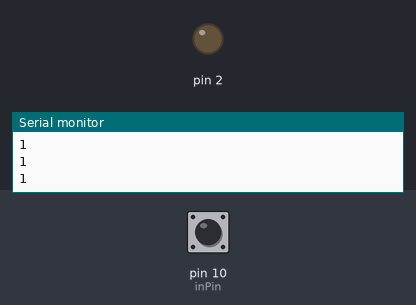
This sketch was run on a simulated Arduino Uno, built with avr-gcc and run on an emulated ATmega328P. On the bench: output pins drawn as LEDs (lit = HIGH), the last lines printed to the serial monitor. Dashed ring = blinking. The inputs (shaded band) are chosen by the test bench; at power-on: pin 10 (inPin) HIGH.

Above: at 1.2 s.
1.3 s: pin 10 (inPin) pulled LOW for 1 s
At 3.2 s:
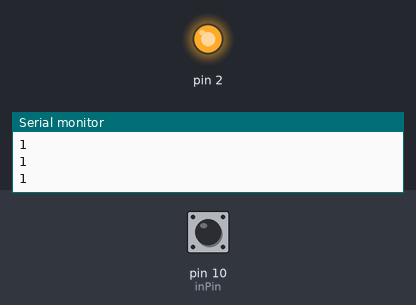
3.9 s: pin 10 (inPin) pulled LOW for 0.25 s
At 4.7 s:
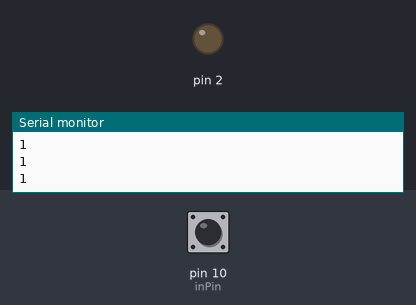
5.7 s: pin 10 (inPin) pulled LOW for 3.2 s
At 6.1 s:
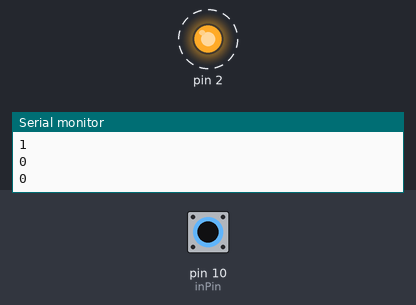
Timing chart, 0 to 10.5 s (numbered marks = the images above; inputs shaded):
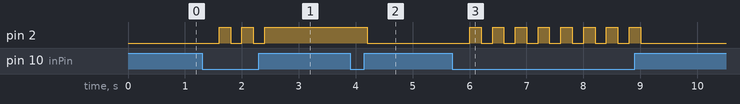

The sketch:

LED_Test4.ino
```cpp
// 스위치 하나로  한 번 누르면 켜지고 한 번 누르면 꺼지는 식
int keyData = 0;
int inPin = 10;
int Amuguna = 0;    // 카운트 만드는게 중요함

void setup() {
  Serial.begin(115200);
  pinMode(inPin, INPUT_PULLUP);
  pinMode(2, OUTPUT);
}

void loop() {
  keyData = digitalRead(inPin);

  Serial.println(keyData);

  if(keyData == 0){   //스위치를 눌렀을 때
    Amuguna++;
  }
  delay(200);
  if(Amuguna % 2 != 0){
    digitalWrite(2, HIGH);
  }
  else{
    digitalWrite(2, LOW);
  }


}
```

Measured:
- after the input at 1.3 s, pin 2: alternates HIGH for 0.20 s and LOW for 0.20 s, 5 changes in all, then stays HIGH, starting after 0.30 s
- after the input at 3.9 s, pin 2: HIGH → LOW after 0.30 s
- after the input at 5.7 s, pin 2: alternates HIGH for 0.20 s and LOW for 0.20 s, 16 changes in all, then stays LOW, starting after 0.30 s
